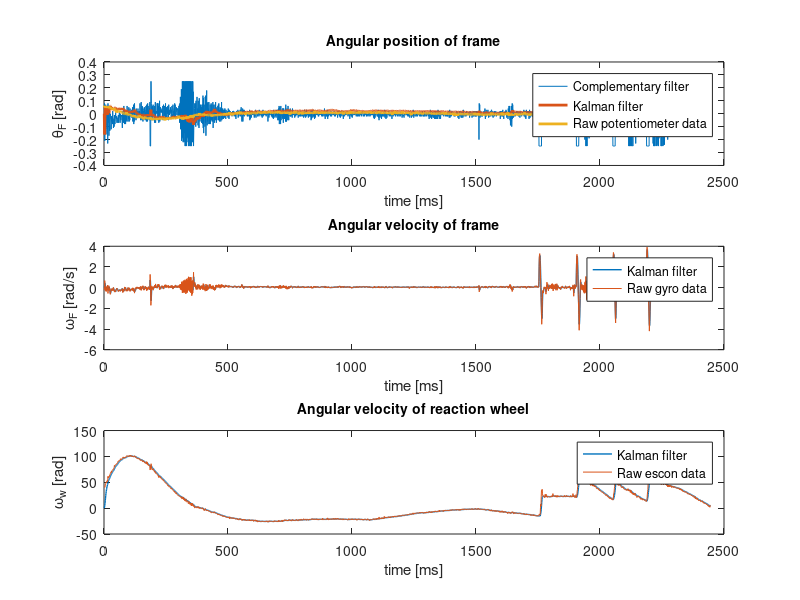
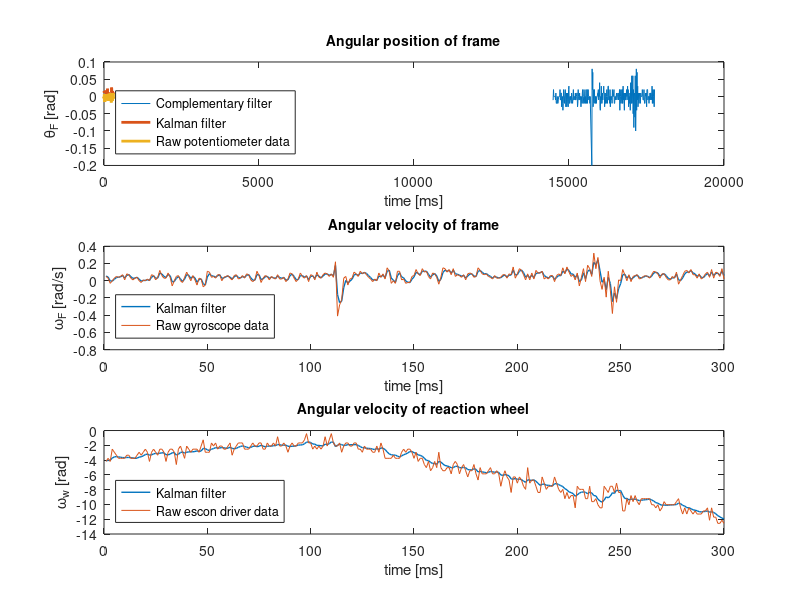

Source code (MATLAB) for these figures, in order:
clc
close all
clear all
%% Load file
% 1. Timestamp - 2. Potentiometer angle - 3. Gyro speed of frame - 4. Acceleration in X - 5. Acceleration in Y - 6. Speed of wheel
data = dlmread('balance_data_3.csv', ';');

time = data(:,1);
time_start = time(1);
time = time-time_start;
%1 Time - 2 Potentiometer - 3 Speed frame - 4 AcX - 5 AcY 
% 6 SPW - 7 Torque - 8 Complementary angle 
% 9 KF angle - 10 KF frame speed - 11 KF wheel speed - 12 time for KF

%% measurements
% 1. Angle of frame - 2. Gyro speed of frame - 3. Speed of wheel
% z = transpose([-(atan2(data(:,4), data(:,5)) - pi/4) , data(:,3), 2*data(:,6)]);
z = transpose([-(atan2(-data(:,5), -data(:,4)) + pi - pi/4) , data(:,3), 2*data(:,6)]);
pot = data(:,2)*(pi)/180;
filtered_ang_pos = data(:,7);
% plot(z(:,1))
% hold on
% plot(data(:,2)*pi/180)
%% Model parameter definitions

g = 9.816; % Gravitational acceleration [m/s^2]
m_w = 0.220; % Mass of the wheel [kg]
l_w = 0.092; % Distance between flywheel's COM and origin [m]
J_w = 0.699*10^(-3); % Inertia of the flyweheel [kg*m^2]
b_w = 1.93*10^(-5); % Damping coefficient for the flywheel [N*m*s/rad]
m_f = 0.766-m_w; % Mass of the frame [kg]
l_f = 0.0958; % Distance between frame COM and the origin [m]
J_f = 0.0067; % Inertia of the frame [kg*m^2]
b_f = (0.0036+0.0033+0.0038)/3; % Damping coefficient for the frame [N*m*s/rad]
%% State space model (continuous)

A = zeros(3,3);
A(1,1) = 0;
A(1,2) = 1;
A(1,3) = 0;
A(2,1) = g*(m_f*l_f+m_w*l_w)/(J_f + m_w*(l_w)^2);
A(2,2) = -b_f/(J_f+m_w*(l_w)^2);
A(2,3) = b_w/(J_f+m_w*(l_w)^2);
A(3,1) = - g*(m_f*l_f+m_w*l_w)/(J_f+m_w*(l_w)^2);
A(3,2) = b_f/(J_f+m_w*(l_w)^2);
A(3,3) = -b_w*(J_w+J_f+m_w*(l_w)^2)/(J_w*(J_f+m_w*(l_w)^2));

B = zeros(3,1);
B(1) = 0;
B(2) = -1/(J_f+m_w*(l_w)^2);
B(3) = (J_w+J_f+m_w*(l_w)^2)/(J_w*(J_f+m_w*(l_w)^2));

C = eye(3);
D = zeros(3,1);
sys = ss(A,B,C,D);

u = data(:,7); %% Input vector

%% Discrete State space
dt = 0.002; %% sampling time
d_sys = c2d(sys,dt);

A_d = d_sys.A;
B_d = d_sys.B;


%% %%%%%%%%%%%%%%% KALMAN FILTER %%%%%%%%%%%%%%%%%%%%%
% initial guess of the state
x_prior(:,1) = [0 0 0];
x_post(:,1) = [0 0 0];

P_prior = eye(3);
P_post = eye(3);

% Mapping between states and measurements
H = eye(3);

%%% Covariance of the noise in the measurement
R = [0.01 0 0;
        0 1 0;
        0 0 1000];

%%% Covariance of the noise in the process
Q = [0.00001 0 0;
        0 1 0;
        0 0 50];

% Main Kalman loop
for i = 2:length(u)
    x_prior(:,i) = A_d*x_post(:,i-1) + B_d*u(i);
    P_prior = A_d*P_post*transpose(A_d) + Q;
    K = P_prior * transpose(H) * ...
           inv((H * P_prior * transpose(H) + R));    
    x_post(:,i) = x_prior(:,i) + K*(z(:,i) - H*x_prior(:,i));
    P_post = P_prior - K*H*P_prior;
end

Kalman_poles = eig(A_d - H*K);

%% %%%%%%% Plotting results %%%%%%%%%%%%%
figure(1)
subplot(3, 1, 1)
plot(filtered_ang_pos, 'Linewidth', 0.5)
hold on
plot(x_post(1,:), 'Linewidth', 2)
hold on
plot(pot, 'Linewidth', 2)
xlabel('time [ms]') 
ylabel('\theta_F [rad]') 
legend('Complementary filter', 'Kalman filter', 'Raw potentiometer data') %% Add if plot(filtered_ang_pos) is enabled
% legend('Kalman filter', 'Raw potentiometer data') %% Remove this if plot(filtered_ang_pos) is enabled
title('Angular position of frame', 'FontSize', 10);



subplot(3, 1, 2)
plot(x_post(2,:), 'Linewidth', 1)
hold on
plot (z(2,:))
xlabel('time [ms]') 
ylabel('\omega_F [rad/s]') 
legend('Kalman filter', 'Raw gyro data') %% Add if plot(filtered_ang_pos) is enabled
title('Angular velocity of frame', 'FontSize', 10);

 
subplot(3, 1, 3)
plot(x_post(3,:), 'Linewidth', 1)
hold on
plot (z(3,:))
xlabel('time [ms]') 
ylabel('\omega_w [rad]') 
legend('Kalman filter', 'Raw escon data') %% Add if plot(filtered_ang_pos) is enabled
title('Angular velocity of reaction wheel', 'FontSize', 10);
 
%% %%%%%%% Plotting partial results %%%%%%%%%%%%%
t1 = 1401;
t2 = 1700;

figure(2)
subplot(3, 1, 1)
plot(time(t1:t2), filtered_ang_pos(t1:t2), 'Linewidth', 0.5)
hold on
plot(x_post(1,(t1:t2)), 'Linewidth', 2)
hold on
plot(pot(t1:t2), 'Linewidth', 2)
xlabel('time [ms]') 
ylabel('\theta_F [rad]') 
legend('Complementary filter', 'Kalman filter', 'Raw potentiometer data', 'Location','southwest') %% Add if plot(filtered_ang_pos) is enabled
% legend('Kalman filter', 'Raw potentiometer data') %% Remove this if plot(filtered_ang_pos) is enabled
title('Angular position of frame', 'FontSize', 10);



subplot(3, 1, 2)
plot(x_post(2,(t1:t2)), 'Linewidth', 1)
hold on
plot (z(2,(t1:t2)))
xlabel('time [ms]') 
ylabel('\omega_F [rad/s]') 
legend('Kalman filter', 'Raw gyroscope data', 'Location','southwest') %% Add if plot(filtered_ang_pos) is enabled
title('Angular velocity of frame', 'FontSize', 10);

 
subplot(3, 1, 3)
plot(x_post(3,(t1:t2)), 'Linewidth', 1)
hold on
plot (z(3,(t1:t2)))
xlabel('time [ms]') 
ylabel('\omega_w [rad]') 
legend('Kalman filter', 'Raw escon driver data', 'Location','southwest') %% Add if plot(filtered_ang_pos) is enabled
title('Angular velocity of reaction wheel', 'FontSize', 10);
 
